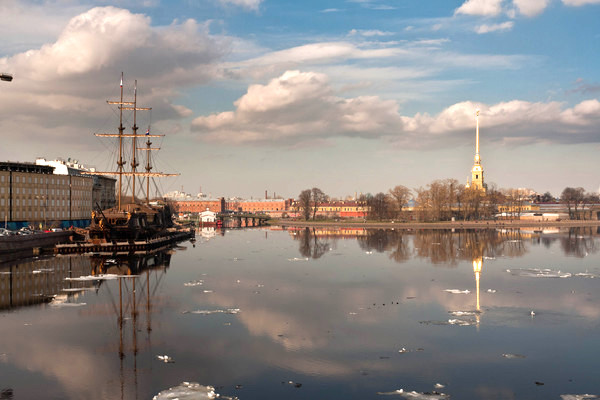
#> input picture photos/stitch_left.jpg, 600 x 400 px; its folder holds only this picture in this run
$ python -i util.py   (imports and definitions only)
#> lines starting #> are read from the running program, lines starting #| are printed output that depends on the picture
#> further down, picture is the input picture: shape (400, 600, 3); mean B, G, R 134.6, 137.8, 144.1
import numpy as np
import cv2
import os
from ultralytics import YOLO

# Load YOLO model for human segmentation
# [1 line that did not run here, left out]

# Image Selection and Stitching
# [88 lines left out: functions select_images, stitch_images, canny_edge_detection, not called in this run]


# Implement Difference of Gaussians (DoG) edge detection followed by a morphological operation to clean the results
def dog_edge_detection(image, kernel_size=19):
    """
    This function applies the Difference of Gaussians (DoG) edge detection algorithm to an image.
    It first converts the image to grayscale, then applies a Gaussian blur to the grayscale image.
    It subtracts a more blurred version of the image from the less blurred version to get the DoG.
    Finally, it applies a morphological operation to clean up the edges.

    Parameters:
    image (numpy.ndarray): The input image on which edge detection will be performed.
    kernel_size (int, optional): The size of the kernel used for the Gaussian blur. Defaults to 19.

    Returns:
    numpy.ndarray: The output image after applying DoG edge detection.
    """
#> called with kernel_size = 19
    # Convert the image to grayscale
    gray = cv2.cvtColor(image, cv2.COLOR_BGR2GRAY)
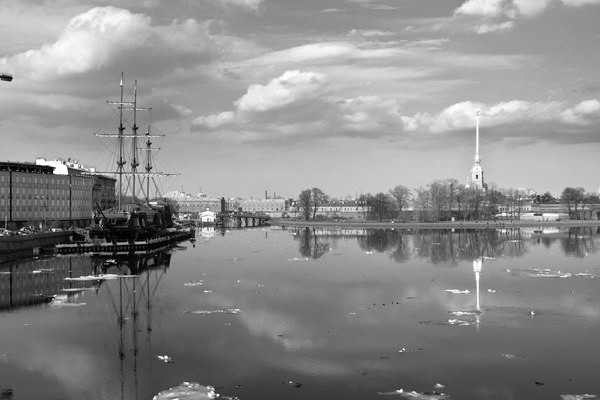
#> gray: shape (400, 600); min 0, max 255, mean 139.3

    # Apply a Gaussian blur to the grayscale image
    blurred = cv2.GaussianBlur(gray, (7, 7), 1)

    # Subtract a more blurred version of the image from the less blurred version to get the DoG
    dog = cv2.subtract(blurred, cv2.GaussianBlur(blurred, (kernel_size, kernel_size), 3))
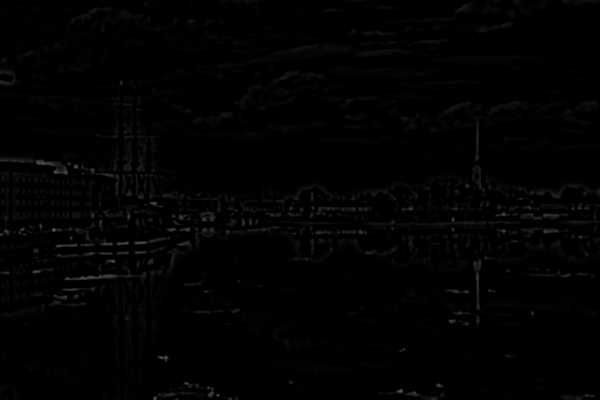
#> dog: shape (400, 600); min 0, max 92, mean 2.1

    # Define the kernel for the morphological operation
    kernel = np.array([[0, 1, 0],
                       [1, 1, 1],
                       [0, 1, 0]], np.uint8)

    # Apply a morphological operation to clean up the edges
    dog = cv2.morphologyEx(dog, cv2.MORPH_CLOSE, kernel)

    # Save the result to a file
    cv2.imwrite("static/result/dog_edges.jpg", dog)

    print("Difference of Gaussians (DoG) edge detection complete!")

    # Return the result
    return dog


# Human Segmentation
# [20 lines left out: function human_segmentation, not called in this run]

# Main Function for Testing
# [2 lines not run here, left out]

>>> import cv2
>>> picture = cv2.imread('photos/stitch_left.jpg')
>>> result = dog_edge_detection(picture)

$ run again, on photos/stitch_right.jpg
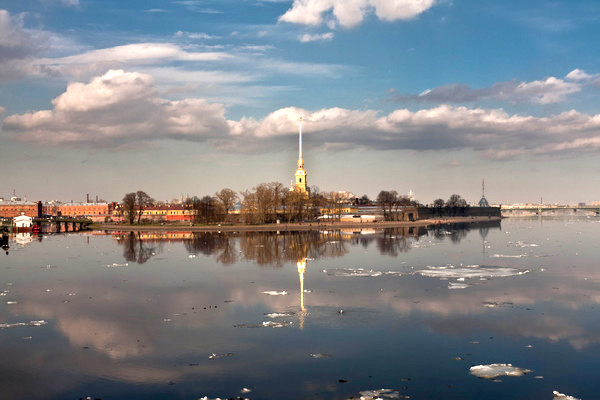
#> input picture photos/stitch_right.jpg, 600 x 400 px
#> picture is the input picture: shape (400, 600, 3); mean B, G, R 136.6, 132.5, 129.7
#> in dog_edge_detection, `gray = cv2.cvtColor(image, cv2.COLOR_BGR2GRAY)`:
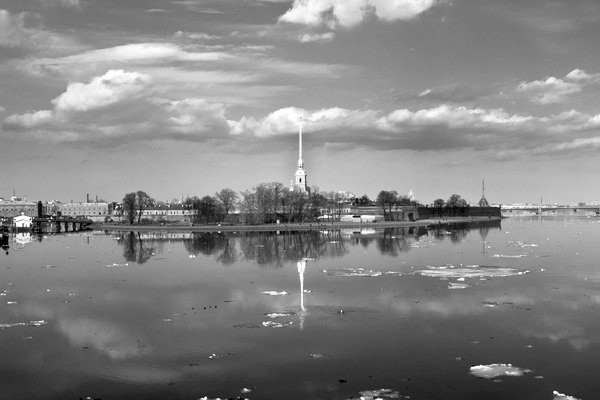
#> gray: shape (400, 600); min 0, max 255, mean 132.1
#> in dog_edge_detection, `dog = cv2.subtract(blurred, cv2.GaussianBlur(blurred, (kernel_size, ke..`:
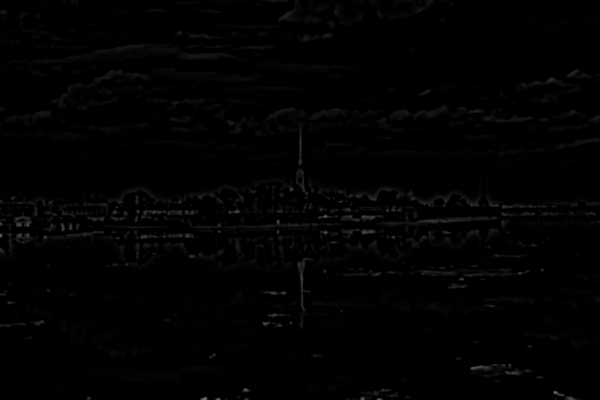
#> dog: shape (400, 600); min 0, max 119, mean 2
